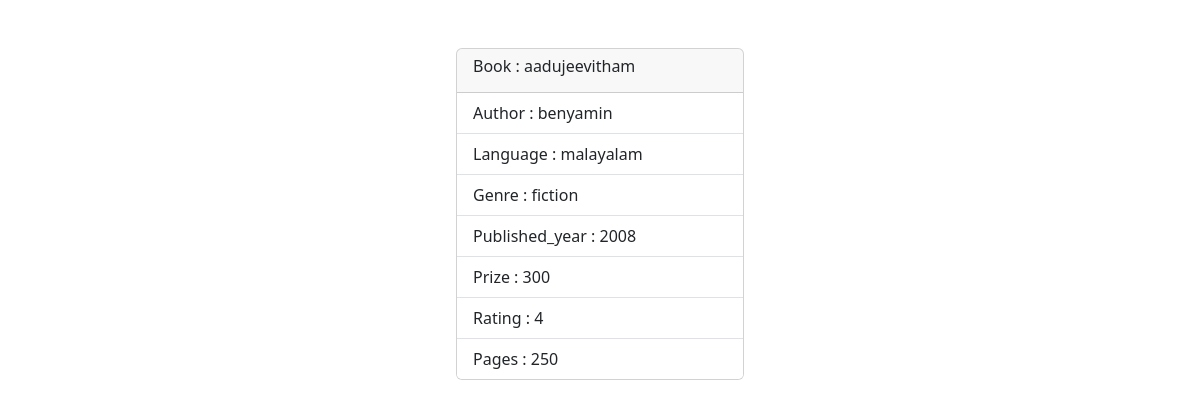
Page /books/1/ on the committed database.
### books/models.py (models this page shows, shortened)
class Book(models.Model):
    name=models.CharField(max_length=200,unique=True)
    author=models.CharField(max_length=200)
    language=models.CharField(max_length=200)
    genre=models.CharField(max_length=200)
    published_year=models.IntegerField()
    prize=models.IntegerField()
    rating=models.IntegerField()
    pages=models.IntegerField()

### books/views.py (the view)
# urls.py: path('books/<int:pk>/',views.BookDetailsView.as_view(),name="book-details"),
class BookDetailsView(View):
    def get(self,request,*args,**kwargs):
        id=kwargs.get("pk")
        qs=Book.objects.get(id=id)
        return render(request,"book_details.html",{"data":qs})

### books/templates/book_details.html (shortened to what this page needs)
<!DOCTYPE html>
<html lang="en">
<head>
    <link href="https://cdn.jsdelivr.net/npm/bootstrap@5.3.2/dist/css/bootstrap.min.css" rel="stylesheet">
</head>
<body>
    <div class="container d-flex  justify-content-center mt-5">
        <div class="card" style="width: 18rem;">
            <div class="card-header">
              <h6>Book : {{data.name}}</h6>
            </div>
            <ul class="list-group list-group-flush">
              <li class="list-group-item">Author : {{data.author}}</li>
              <li class="list-group-item">Language : {{data.language}}</li>
              <li class="list-group-item">Genre : {{data.genre}}</li>
              <li class="list-group-item">Published_year : {{data.published_year}}</li>
              <li class="list-group-item">Prize : {{data.prize}}</li>
              <li class="list-group-item">Rating : {{data.rating}}</li>
              <li class="list-group-item">Pages : {{data.pages}}</li>
            </ul>
          </div>
    </div>
</body>
</html>

### rows in the picture
Book: name "aadujeevitham", author "benyamin", language "malayalam", genre "fiction", published_year "2008", prize "300", rating "4", pages "250"
